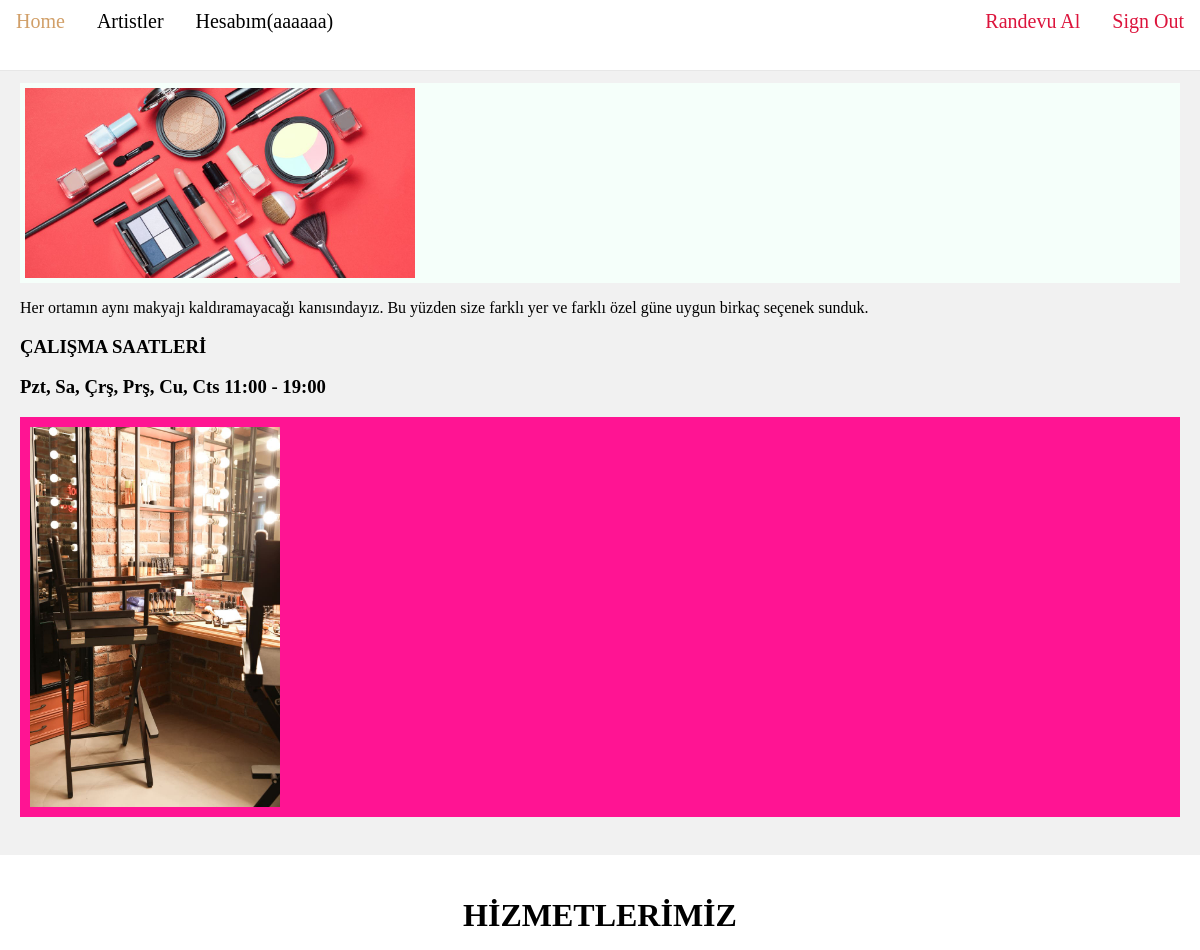
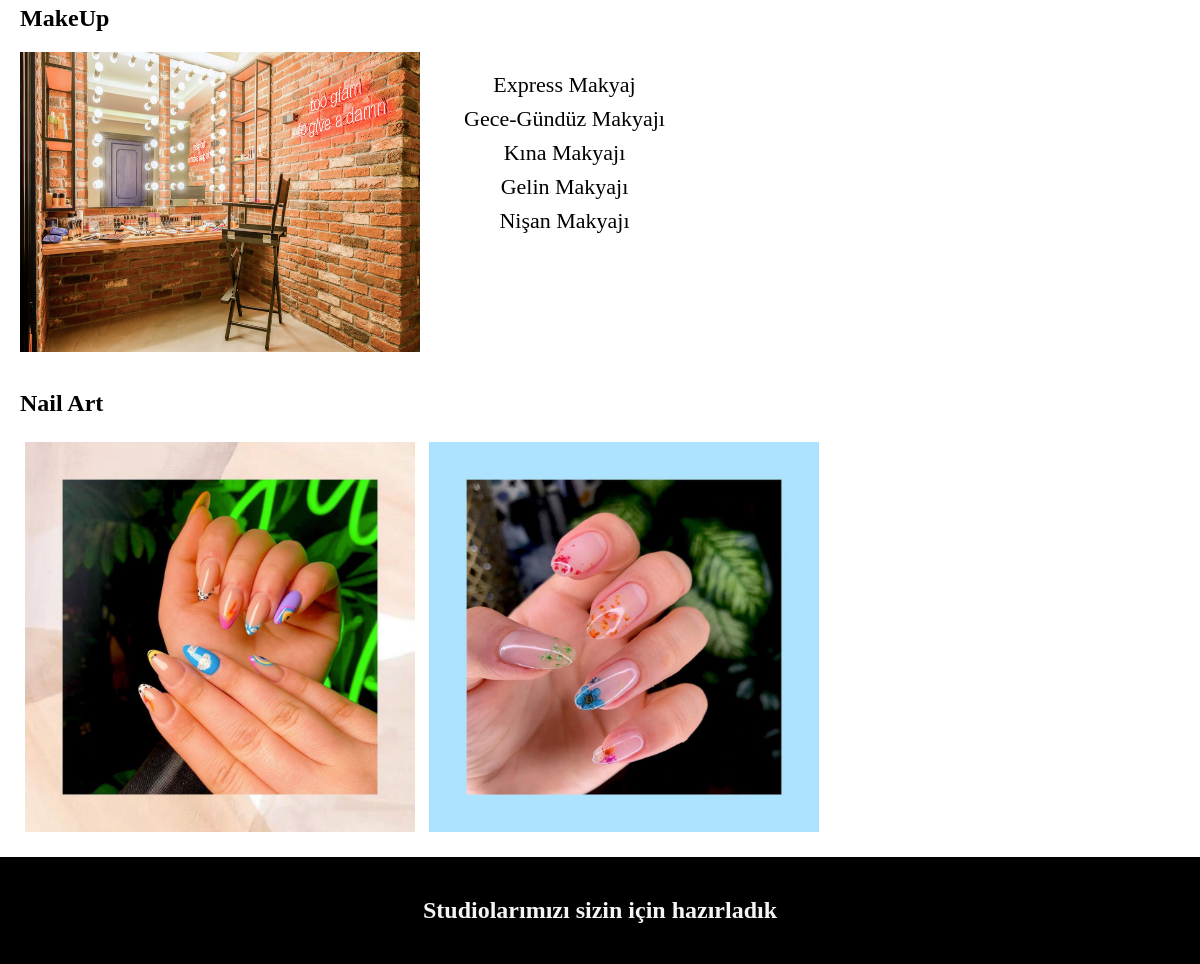
Page /kuafor_randevu_sistemi/pages/anasayfa.php (signed in) on the committed database (2 pictures, top to bottom).
### tables this page shows
CREATE TABLE `process` (
  `id` int NOT NULL AUTO_INCREMENT,
  `process_name` int NOT NULL,
  `sub_process` varchar(50) NOT NULL,
  `price` double NOT NULL,
  `time` time NOT NULL,
  PRIMARY KEY (`id`),
  KEY `fk_process_name` (`process_name`),
  CONSTRAINT `fk_process_name` FOREIGN KEY (`process_name`) REFERENCES `kind-of-process` (`id`) ON DELETE CASCADE ON UPDATE CASCADE
);

### kuafor_randevu_sistemi/listProcessName.php (the view, shortened to what this page needs)
<?php
include "config.php";
$sorgu = $mysqli->query("SELECT kuafor_randevu.`kind-of-process`.process, sub_process, price, time FROM kuafor_randevu.process
INNER JOIN kuafor_randevu.`kind-of-process` ON kuafor_randevu.process.process_name = kuafor_randevu.`kind-of-process`.id
where process_name = 1");
if ($sorgu->num_rows > 0) {
    while($row = $sorgu->fetch_assoc()) {
        echo "<li>".$row["sub_process"]."</li>" ;
    }
}
?>

### kuafor_randevu_sistemi/pages/anasayfa.php (style rules this page uses)
* { box-sizing: border-box; }
body { margin: 0; }
li { font-size: 22px; text-align: center; color: black; padding: 4px; }

### rows in the picture
process: sub_process "Express Makyaj"
process: sub_process "Gece-Gündüz Makyajı"
process: sub_process "Kına Makyajı"
process: sub_process "Gelin Makyajı"
process: sub_process "Nişan Makyajı"

### other values in the picture
$_SESSION["name"] "aaa"
$_SESSION["lastname"] "aaa"
